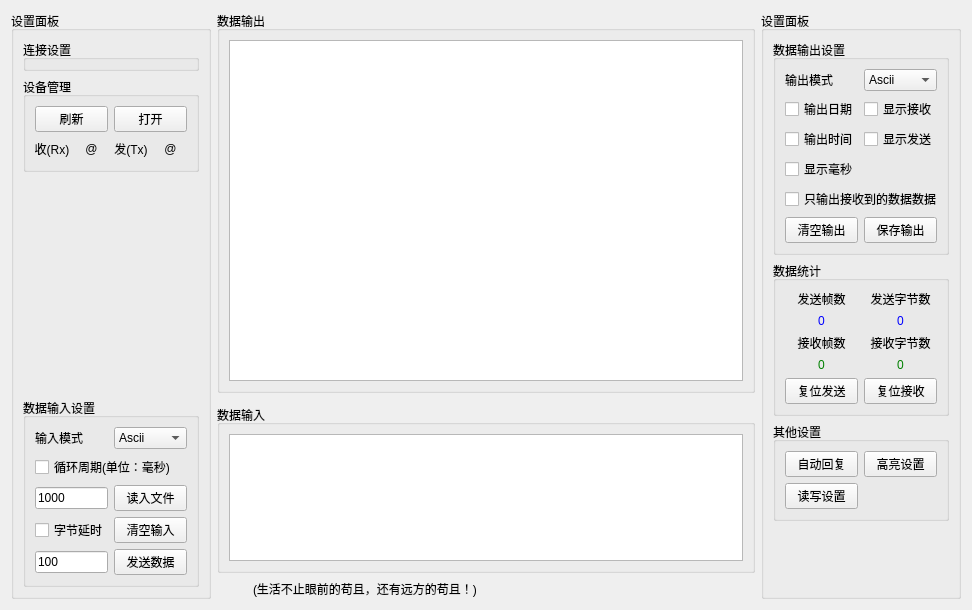
<?xml version="1.0" encoding="UTF-8"?>
<ui version="4.0">
 <class>SAKIODeviceWidget2</class>
 <widget class="QWidget" name="SAKIODeviceWidget2">
  <property name="geometry">
   <rect>
    <x>0</x>
    <y>0</y>
    <width>972</width>
    <height>610</height>
   </rect>
  </property>
  <property name="windowTitle">
   <string>Form</string>
  </property>
  <layout class="QGridLayout" name="gridLayout">
   <item row="0" column="1" colspan="2">
    <widget class="QGroupBox" name="groupBox">
     <property name="title">
      <string>数据输出</string>
     </property>
     <layout class="QGridLayout" name="gridLayout_6">
      <item row="0" column="0">
       <widget class="QTextBrowser" name="textBrowserOutputData"/>
      </item>
     </layout>
    </widget>
   </item>
   <item row="2" column="1" colspan="2">
    <widget class="QGroupBox" name="groupBox_3">
     <property name="maximumSize">
      <size>
       <width>16777215</width>
       <height>168</height>
      </size>
     </property>
     <property name="title">
      <string>数据输入</string>
     </property>
     <layout class="QGridLayout" name="gridLayout_4">
      <item row="0" column="0">
       <widget class="QTextEdit" name="textEditInputData"/>
      </item>
     </layout>
    </widget>
   </item>
   <item row="0" column="0" rowspan="4">
    <widget class="QGroupBox" name="groupBox_2">
     <property name="sizePolicy">
      <sizepolicy hsizetype="Expanding" vsizetype="Preferred">
       <horstretch>0</horstretch>
       <verstretch>0</verstretch>
      </sizepolicy>
     </property>
     <property name="minimumSize">
      <size>
       <width>0</width>
       <height>0</height>
      </size>
     </property>
     <property name="maximumSize">
      <size>
       <width>200</width>
       <height>16777215</height>
      </size>
     </property>
     <property name="styleSheet">
      <string notr="true">QFrame {
	border: 0;
}</string>
     </property>
     <property name="title">
      <string>设置面板</string>
     </property>
     <layout class="QVBoxLayout" name="verticalLayout">
      <item>
       <widget class="QGroupBox" name="groupBoxCustom">
        <property name="minimumSize">
         <size>
          <width>0</width>
          <height>0</height>
         </size>
        </property>
        <property name="maximumSize">
         <size>
          <width>16777215</width>
          <height>16777215</height>
         </size>
        </property>
        <property name="title">
         <string>连接设置</string>
        </property>
       </widget>
      </item>
      <item>
       <widget class="QGroupBox" name="groupBox_4">
        <property name="title">
         <string>设备管理</string>
        </property>
        <layout class="QGridLayout" name="gridLayout_7">
         <item row="1" column="1">
          <widget class="QLabel" name="labelRX">
           <property name="minimumSize">
            <size>
             <width>22</width>
             <height>22</height>
            </size>
           </property>
           <property name="font">
            <font>
             <pointsize>9</pointsize>
            </font>
           </property>
           <property name="text">
            <string>@</string>
           </property>
           <property name="alignment">
            <set>Qt::AlignCenter</set>
           </property>
          </widget>
         </item>
         <item row="1" column="2">
          <widget class="QLabel" name="label_5">
           <property name="text">
            <string>发(Tx)</string>
           </property>
           <property name="alignment">
            <set>Qt::AlignCenter</set>
           </property>
          </widget>
         </item>
         <item row="1" column="3">
          <widget class="QLabel" name="labelTX">
           <property name="minimumSize">
            <size>
             <width>22</width>
             <height>22</height>
            </size>
           </property>
           <property name="text">
            <string>@</string>
           </property>
           <property name="alignment">
            <set>Qt::AlignCenter</set>
           </property>
          </widget>
         </item>
         <item row="1" column="0">
          <widget class="QLabel" name="label">
           <property name="text">
            <string>收(Rx)</string>
           </property>
           <property name="alignment">
            <set>Qt::AlignCenter</set>
           </property>
          </widget>
         </item>
         <item row="0" column="0" colspan="2">
          <widget class="QPushButton" name="pushButtonRefresh">
           <property name="text">
            <string>刷新</string>
           </property>
          </widget>
         </item>
         <item row="0" column="2" colspan="2">
          <widget class="QPushButton" name="pushButtonOpen">
           <property name="text">
            <string>打开</string>
           </property>
          </widget>
         </item>
        </layout>
       </widget>
      </item>
      <item>
       <spacer name="verticalSpacer">
        <property name="orientation">
         <enum>Qt::Vertical</enum>
        </property>
        <property name="sizeHint" stdset="0">
         <size>
          <width>5</width>
          <height>5</height>
         </size>
        </property>
       </spacer>
      </item>
      <item>
       <widget class="QGroupBox" name="groupBox_5">
        <property name="title">
         <string>数据输入设置</string>
        </property>
        <layout class="QGridLayout" name="gridLayout_3">
         <item row="0" column="0">
          <widget class="QLabel" name="label_4">
           <property name="text">
            <string>输入模式</string>
           </property>
          </widget>
         </item>
         <item row="0" column="1">
          <widget class="QComboBox" name="comboBoxInputMode">
           <property name="currentIndex">
            <number>4</number>
           </property>
           <item>
            <property name="text">
             <string>Bin</string>
            </property>
           </item>
           <item>
            <property name="text">
             <string>Oct</string>
            </property>
           </item>
           <item>
            <property name="text">
             <string>Dec</string>
            </property>
           </item>
           <item>
            <property name="text">
             <string>Hex</string>
            </property>
           </item>
           <item>
            <property name="text">
             <string>Ascii</string>
            </property>
           </item>
           <item>
            <property name="text">
             <string>Utf8</string>
            </property>
           </item>
          </widget>
         </item>
         <item row="3" column="1">
          <widget class="QPushButton" name="pushButtonClearInput">
           <property name="text">
            <string>清空输入</string>
           </property>
          </widget>
         </item>
         <item row="4" column="1">
          <widget class="QPushButton" name="pushButtonSendData">
           <property name="text">
            <string>发送数据</string>
           </property>
          </widget>
         </item>
         <item row="1" column="0" colspan="2">
          <widget class="QCheckBox" name="checkBoxCycle">
           <property name="text">
            <string>循环周期(单位：毫秒)</string>
           </property>
          </widget>
         </item>
         <item row="2" column="0">
          <widget class="QLineEdit" name="lineEditCycleTime">
           <property name="sizePolicy">
            <sizepolicy hsizetype="Ignored" vsizetype="Fixed">
             <horstretch>0</horstretch>
             <verstretch>0</verstretch>
            </sizepolicy>
           </property>
           <property name="text">
            <string>1000</string>
           </property>
          </widget>
         </item>
         <item row="2" column="1">
          <widget class="QPushButton" name="pushButtonReadInFile">
           <property name="text">
            <string>读入文件</string>
           </property>
          </widget>
         </item>
         <item row="3" column="0">
          <widget class="QCheckBox" name="checkBoxBytesDelay">
           <property name="text">
            <string>字节延时</string>
           </property>
          </widget>
         </item>
         <item row="4" column="0">
          <widget class="QLineEdit" name="lineEditBytesDelayTime">
           <property name="text">
            <string>100</string>
           </property>
           <property name="placeholderText">
            <string>单位：毫秒</string>
           </property>
          </widget>
         </item>
        </layout>
       </widget>
      </item>
     </layout>
    </widget>
   </item>
   <item row="0" column="3" rowspan="4">
    <widget class="QGroupBox" name="groupBox_8">
     <property name="maximumSize">
      <size>
       <width>200</width>
       <height>16777215</height>
      </size>
     </property>
     <property name="title">
      <string>设置面板</string>
     </property>
     <layout class="QVBoxLayout" name="verticalLayout_2">
      <item>
       <widget class="QGroupBox" name="groupBox_6">
        <property name="sizePolicy">
         <sizepolicy hsizetype="Minimum" vsizetype="Preferred">
          <horstretch>0</horstretch>
          <verstretch>0</verstretch>
         </sizepolicy>
        </property>
        <property name="title">
         <string>数据输出设置</string>
        </property>
        <layout class="QGridLayout" name="gridLayout_2">
         <item row="2" column="1">
          <widget class="QCheckBox" name="checkBoxShowRxOutput">
           <property name="text">
            <string>显示接收</string>
           </property>
          </widget>
         </item>
         <item row="4" column="0">
          <widget class="QCheckBox" name="checkBoxOutputTime">
           <property name="text">
            <string>输出时间</string>
           </property>
          </widget>
         </item>
         <item row="0" column="1">
          <widget class="QComboBox" name="comboBoxOutputMode">
           <property name="currentIndex">
            <number>4</number>
           </property>
           <item>
            <property name="text">
             <string>Bin</string>
            </property>
           </item>
           <item>
            <property name="text">
             <string>Oct</string>
            </property>
           </item>
           <item>
            <property name="text">
             <string>Dec</string>
            </property>
           </item>
           <item>
            <property name="text">
             <string>Hex</string>
            </property>
           </item>
           <item>
            <property name="text">
             <string>Ascii</string>
            </property>
           </item>
           <item>
            <property name="text">
             <string>Utf8</string>
            </property>
           </item>
          </widget>
         </item>
         <item row="8" column="0" colspan="2">
          <widget class="QCheckBox" name="checkBoxOutputReceiveDataOnly">
           <property name="text">
            <string>只输出接收到的数据数据</string>
           </property>
          </widget>
         </item>
         <item row="0" column="0">
          <widget class="QLabel" name="label_6">
           <property name="text">
            <string>输出模式</string>
           </property>
          </widget>
         </item>
         <item row="2" column="0">
          <widget class="QCheckBox" name="checkBoxOutputDate">
           <property name="text">
            <string>输出日期</string>
           </property>
          </widget>
         </item>
         <item row="9" column="0">
          <widget class="QPushButton" name="pushButtonClearOutput">
           <property name="text">
            <string>清空输出</string>
           </property>
          </widget>
         </item>
         <item row="9" column="1">
          <widget class="QPushButton" name="pushButtonSaveOutput">
           <property name="text">
            <string>保存输出</string>
           </property>
          </widget>
         </item>
         <item row="5" column="0">
          <widget class="QCheckBox" name="checkBoxOutputMS">
           <property name="text">
            <string>显示毫秒</string>
           </property>
           <property name="checkable">
            <bool>true</bool>
           </property>
           <property name="checked">
            <bool>false</bool>
           </property>
          </widget>
         </item>
         <item row="4" column="1">
          <widget class="QCheckBox" name="checkBoxShowTxOutput">
           <property name="text">
            <string>显示发送</string>
           </property>
          </widget>
         </item>
        </layout>
       </widget>
      </item>
      <item>
       <widget class="QGroupBox" name="groupBox_7">
        <property name="sizePolicy">
         <sizepolicy hsizetype="Minimum" vsizetype="Preferred">
          <horstretch>0</horstretch>
          <verstretch>0</verstretch>
         </sizepolicy>
        </property>
        <property name="title">
         <string>数据统计</string>
        </property>
        <layout class="QGridLayout" name="gridLayout_5">
         <item row="0" column="0">
          <widget class="QLabel" name="label_2">
           <property name="text">
            <string>发送帧数</string>
           </property>
           <property name="alignment">
            <set>Qt::AlignCenter</set>
           </property>
          </widget>
         </item>
         <item row="2" column="0">
          <widget class="QLabel" name="label_1">
           <property name="text">
            <string>接收帧数</string>
           </property>
           <property name="alignment">
            <set>Qt::AlignCenter</set>
           </property>
          </widget>
         </item>
         <item row="4" column="0">
          <widget class="QPushButton" name="pushButtonResetSendDataCount">
           <property name="text">
            <string>复位发送</string>
           </property>
          </widget>
         </item>
         <item row="1" column="0">
          <widget class="QLabel" name="labelSendFrames">
           <property name="styleSheet">
            <string notr="true">QLabel#labelSendFrames{
    color:blue
}</string>
           </property>
           <property name="text">
            <string>0</string>
           </property>
           <property name="alignment">
            <set>Qt::AlignCenter</set>
           </property>
          </widget>
         </item>
         <item row="3" column="0">
          <widget class="QLabel" name="labelReceiveFrames">
           <property name="styleSheet">
            <string notr="true">QLabel#labelReceiveFrames{
    color:green
}</string>
           </property>
           <property name="text">
            <string>0</string>
           </property>
           <property name="alignment">
            <set>Qt::AlignCenter</set>
           </property>
          </widget>
         </item>
         <item row="3" column="1">
          <widget class="QLabel" name="labelReceiveBytes">
           <property name="styleSheet">
            <string notr="true">QLabel#labelReceiveBytes{
    color:green
}</string>
           </property>
           <property name="text">
            <string>0</string>
           </property>
           <property name="alignment">
            <set>Qt::AlignCenter</set>
           </property>
          </widget>
         </item>
         <item row="2" column="1">
          <widget class="QLabel" name="label_7">
           <property name="text">
            <string>接收字节数</string>
           </property>
           <property name="alignment">
            <set>Qt::AlignCenter</set>
           </property>
          </widget>
         </item>
         <item row="1" column="1">
          <widget class="QLabel" name="labelSendBytes">
           <property name="styleSheet">
            <string notr="true">QLabel#labelSendBytes{
    color:blue
}</string>
           </property>
           <property name="text">
            <string>0</string>
           </property>
           <property name="alignment">
            <set>Qt::AlignCenter</set>
           </property>
          </widget>
         </item>
         <item row="0" column="1">
          <widget class="QLabel" name="label_3">
           <property name="text">
            <string>发送字节数</string>
           </property>
           <property name="alignment">
            <set>Qt::AlignCenter</set>
           </property>
          </widget>
         </item>
         <item row="4" column="1">
          <widget class="QPushButton" name="pushButtonResetReceiveDataCount">
           <property name="text">
            <string>复位接收</string>
           </property>
          </widget>
         </item>
        </layout>
       </widget>
      </item>
      <item>
       <widget class="QGroupBox" name="groupBox_9">
        <property name="title">
         <string>其他设置</string>
        </property>
        <layout class="QGridLayout" name="gridLayout_8">
         <item row="0" column="1">
          <widget class="QPushButton" name="pushButtonHighlighting">
           <property name="text">
            <string>高亮设置</string>
           </property>
          </widget>
         </item>
         <item row="0" column="0">
          <widget class="QPushButton" name="pushButtonAutoRespone">
           <property name="text">
            <string>自动回复</string>
           </property>
          </widget>
         </item>
         <item row="1" column="0">
          <widget class="QPushButton" name="pushButtonRWParameter">
           <property name="text">
            <string>读写设置</string>
           </property>
          </widget>
         </item>
        </layout>
       </widget>
      </item>
      <item>
       <spacer name="verticalSpacer_2">
        <property name="orientation">
         <enum>Qt::Vertical</enum>
        </property>
        <property name="sizeHint" stdset="0">
         <size>
          <width>20</width>
          <height>40</height>
         </size>
        </property>
       </spacer>
      </item>
     </layout>
    </widget>
   </item>
   <item row="3" column="1" colspan="2">
    <widget class="QFrame" name="frame">
     <property name="minimumSize">
      <size>
       <width>0</width>
       <height>20</height>
      </size>
     </property>
     <property name="styleSheet">
      <string notr="true">QFrame {
	border: 0
}</string>
     </property>
     <property name="frameShape">
      <enum>QFrame::StyledPanel</enum>
     </property>
     <property name="frameShadow">
      <enum>QFrame::Raised</enum>
     </property>
     <layout class="QHBoxLayout" name="horizontalLayout">
      <property name="leftMargin">
       <number>0</number>
      </property>
      <property name="topMargin">
       <number>0</number>
      </property>
      <property name="rightMargin">
       <number>0</number>
      </property>
      <property name="bottomMargin">
       <number>0</number>
      </property>
      <item>
       <spacer name="horizontalSpacer">
        <property name="orientation">
         <enum>Qt::Horizontal</enum>
        </property>
        <property name="sizeType">
         <enum>QSizePolicy::Fixed</enum>
        </property>
        <property name="sizeHint" stdset="0">
         <size>
          <width>10</width>
          <height>20</height>
         </size>
        </property>
       </spacer>
      </item>
      <item>
       <widget class="QLabel" name="labelInfoIcon">
        <property name="maximumSize">
         <size>
          <width>20</width>
          <height>20</height>
         </size>
        </property>
        <property name="text">
         <string/>
        </property>
       </widget>
      </item>
      <item>
       <widget class="QLabel" name="labelOutput">
        <property name="text">
         <string>(生活不止眼前的苟且，还有远方的苟且！)</string>
        </property>
       </widget>
      </item>
      <item>
       <widget class="QLabel" name="labelTips">
        <property name="text">
         <string/>
        </property>
       </widget>
      </item>
     </layout>
    </widget>
   </item>
  </layout>
 </widget>
 <resources/>
 <connections>
  <connection>
   <sender>pushButtonClearOutput</sender>
   <signal>clicked()</signal>
   <receiver>textBrowserOutputData</receiver>
   <slot>clear()</slot>
   <hints>
    <hint type="sourcelabel">
     <x>212</x>
     <y>463</y>
    </hint>
    <hint type="destinationlabel">
     <x>332</x>
     <y>369</y>
    </hint>
   </hints>
  </connection>
  <connection>
   <sender>pushButtonClearInput</sender>
   <signal>clicked()</signal>
   <receiver>textEditInputData</receiver>
   <slot>clear()</slot>
   <hints>
    <hint type="sourcelabel">
     <x>212</x>
     <y>631</y>
    </hint>
    <hint type="destinationlabel">
     <x>318</x>
     <y>545</y>
    </hint>
   </hints>
  </connection>
 </connections>
</ui>
